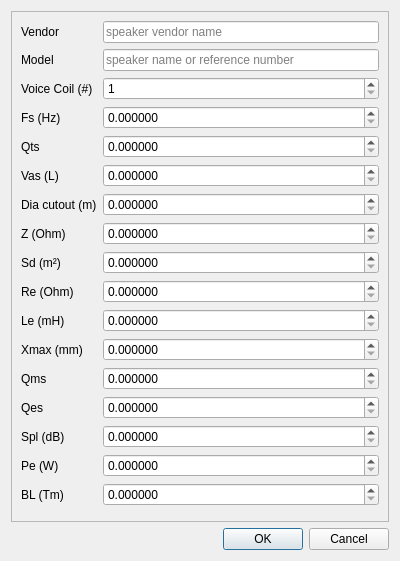
<?xml version="1.0" encoding="UTF-8"?>
<ui version="4.0">
 <class>SpeakerDialog</class>
 <widget class="QDialog" name="SpeakerDialog">
  <property name="geometry">
   <rect>
    <x>0</x>
    <y>0</y>
    <width>400</width>
    <height>561</height>
   </rect>
  </property>
  <property name="windowTitle">
   <string>Loudspeaker</string>
  </property>
  <layout class="QVBoxLayout" name="verticalLayout">
   <item>
    <widget class="QScrollArea" name="scrollArea">
     <property name="widgetResizable">
      <bool>true</bool>
     </property>
     <widget class="QWidget" name="scrollAreaWidgetContents">
      <property name="geometry">
       <rect>
        <x>0</x>
        <y>0</y>
        <width>366</width>
        <height>577</height>
       </rect>
      </property>
      <layout class="QFormLayout" name="speakerFormLayout">
       <property name="fieldGrowthPolicy">
        <enum>QFormLayout::AllNonFixedFieldsGrow</enum>
       </property>
       <item row="0" column="0">
        <widget class="QLabel" name="vendorLabel">
         <property name="text">
          <string>Vendor</string>
         </property>
        </widget>
       </item>
       <item row="0" column="1">
        <widget class="QLineEdit" name="vendorLineEdit">
         <property name="placeholderText">
          <string>speaker vendor name</string>
         </property>
        </widget>
       </item>
       <item row="1" column="0">
        <widget class="QLabel" name="modelLabel">
         <property name="text">
          <string>Model</string>
         </property>
        </widget>
       </item>
       <item row="1" column="1">
        <widget class="QLineEdit" name="modelLineEdit">
         <property name="placeholderText">
          <string>speaker name or reference number</string>
         </property>
        </widget>
       </item>
       <item row="3" column="0">
        <widget class="QLabel" name="fsLabel">
         <property name="text">
          <string>Fs (Hz)</string>
         </property>
        </widget>
       </item>
       <item row="3" column="1">
        <widget class="QDoubleSpinBox" name="fsDoubleSpinBox">
         <property name="decimals">
          <number>6</number>
         </property>
         <property name="maximum">
          <double>999.990000000000009</double>
         </property>
        </widget>
       </item>
       <item row="4" column="0">
        <widget class="QLabel" name="qtsLabel">
         <property name="text">
          <string>Qts</string>
         </property>
        </widget>
       </item>
       <item row="4" column="1">
        <widget class="QDoubleSpinBox" name="qtsDoubleSpinBox">
         <property name="decimals">
          <number>6</number>
         </property>
        </widget>
       </item>
       <item row="5" column="0">
        <widget class="QLabel" name="vasLabel">
         <property name="text">
          <string>Vas (L)</string>
         </property>
        </widget>
       </item>
       <item row="5" column="1">
        <widget class="QDoubleSpinBox" name="vasDoubleSpinBox">
         <property name="decimals">
          <number>6</number>
         </property>
         <property name="maximum">
          <double>9999.989999999999782</double>
         </property>
        </widget>
       </item>
       <item row="7" column="0">
        <widget class="QLabel" name="diaLabel">
         <property name="text">
          <string>Dia cutout (m)</string>
         </property>
        </widget>
       </item>
       <item row="7" column="1">
        <widget class="QDoubleSpinBox" name="diaDoubleSpinBox">
         <property name="decimals">
          <number>6</number>
         </property>
         <property name="maximum">
          <double>99.998999999999995</double>
         </property>
        </widget>
       </item>
       <item row="8" column="0">
        <widget class="QLabel" name="zLabel">
         <property name="text">
          <string>Z (Ohm)</string>
         </property>
        </widget>
       </item>
       <item row="8" column="1">
        <widget class="QDoubleSpinBox" name="zDoubleSpinBox">
         <property name="decimals">
          <number>6</number>
         </property>
        </widget>
       </item>
       <item row="9" column="0">
        <widget class="QLabel" name="sdLabel">
         <property name="text">
          <string>Sd (m²)</string>
         </property>
        </widget>
       </item>
       <item row="9" column="1">
        <widget class="QDoubleSpinBox" name="sdDoubleSpinBox">
         <property name="decimals">
          <number>6</number>
         </property>
        </widget>
       </item>
       <item row="10" column="0">
        <widget class="QLabel" name="reLabel">
         <property name="text">
          <string>Re (Ohm)</string>
         </property>
        </widget>
       </item>
       <item row="10" column="1">
        <widget class="QDoubleSpinBox" name="reDoubleSpinBox">
         <property name="decimals">
          <number>6</number>
         </property>
        </widget>
       </item>
       <item row="11" column="0">
        <widget class="QLabel" name="leLabel">
         <property name="text">
          <string>Le (mH)</string>
         </property>
        </widget>
       </item>
       <item row="11" column="1">
        <widget class="QDoubleSpinBox" name="leDoubleSpinBox">
         <property name="decimals">
          <number>6</number>
         </property>
        </widget>
       </item>
       <item row="12" column="0">
        <widget class="QLabel" name="xmaxLabel">
         <property name="text">
          <string>Xmax (mm)</string>
         </property>
        </widget>
       </item>
       <item row="12" column="1">
        <widget class="QDoubleSpinBox" name="xmaxDoubleSpinBox">
         <property name="decimals">
          <number>6</number>
         </property>
        </widget>
       </item>
       <item row="13" column="0">
        <widget class="QLabel" name="qmsLabel">
         <property name="text">
          <string>Qms</string>
         </property>
        </widget>
       </item>
       <item row="13" column="1">
        <widget class="QDoubleSpinBox" name="qmsDoubleSpinBox">
         <property name="decimals">
          <number>6</number>
         </property>
        </widget>
       </item>
       <item row="14" column="0">
        <widget class="QLabel" name="qesLabel">
         <property name="text">
          <string>Qes</string>
         </property>
        </widget>
       </item>
       <item row="14" column="1">
        <widget class="QDoubleSpinBox" name="qesDoubleSpinBox">
         <property name="decimals">
          <number>6</number>
         </property>
        </widget>
       </item>
       <item row="15" column="0">
        <widget class="QLabel" name="splLabel">
         <property name="text">
          <string>Spl (dB)</string>
         </property>
        </widget>
       </item>
       <item row="15" column="1">
        <widget class="QDoubleSpinBox" name="splDoubleSpinBox">
         <property name="decimals">
          <number>6</number>
         </property>
         <property name="maximum">
          <double>999.990000000000009</double>
         </property>
        </widget>
       </item>
       <item row="16" column="0">
        <widget class="QLabel" name="peLabel">
         <property name="text">
          <string>Pe (W)</string>
         </property>
        </widget>
       </item>
       <item row="16" column="1">
        <widget class="QDoubleSpinBox" name="peDoubleSpinBox">
         <property name="decimals">
          <number>6</number>
         </property>
         <property name="maximum">
          <double>999.990000000000009</double>
         </property>
        </widget>
       </item>
       <item row="17" column="0">
        <widget class="QLabel" name="blLabel">
         <property name="text">
          <string>BL (Tm)</string>
         </property>
        </widget>
       </item>
       <item row="17" column="1">
        <widget class="QDoubleSpinBox" name="blDoubleSpinBox">
         <property name="decimals">
          <number>6</number>
         </property>
        </widget>
       </item>
       <item row="2" column="0">
        <widget class="QLabel" name="vcLabel">
         <property name="text">
          <string>Voice Coil (#)</string>
         </property>
        </widget>
       </item>
       <item row="2" column="1">
        <widget class="QSpinBox" name="vcSpinBox">
         <property name="minimum">
          <number>1</number>
         </property>
         <property name="maximum">
          <number>2</number>
         </property>
        </widget>
       </item>
      </layout>
     </widget>
    </widget>
   </item>
   <item>
    <widget class="QDialogButtonBox" name="speakerButtonBox">
     <property name="enabled">
      <bool>true</bool>
     </property>
     <property name="orientation">
      <enum>Qt::Horizontal</enum>
     </property>
     <property name="standardButtons">
      <set>QDialogButtonBox::Cancel|QDialogButtonBox::Ok</set>
     </property>
    </widget>
   </item>
  </layout>
 </widget>
 <resources/>
 <connections>
  <connection>
   <sender>speakerButtonBox</sender>
   <signal>accepted()</signal>
   <receiver>SpeakerDialog</receiver>
   <slot>accept()</slot>
   <hints>
    <hint type="sourcelabel">
     <x>248</x>
     <y>254</y>
    </hint>
    <hint type="destinationlabel">
     <x>157</x>
     <y>274</y>
    </hint>
   </hints>
  </connection>
  <connection>
   <sender>speakerButtonBox</sender>
   <signal>rejected()</signal>
   <receiver>SpeakerDialog</receiver>
   <slot>reject()</slot>
   <hints>
    <hint type="sourcelabel">
     <x>316</x>
     <y>260</y>
    </hint>
    <hint type="destinationlabel">
     <x>286</x>
     <y>274</y>
    </hint>
   </hints>
  </connection>
 </connections>
</ui>
